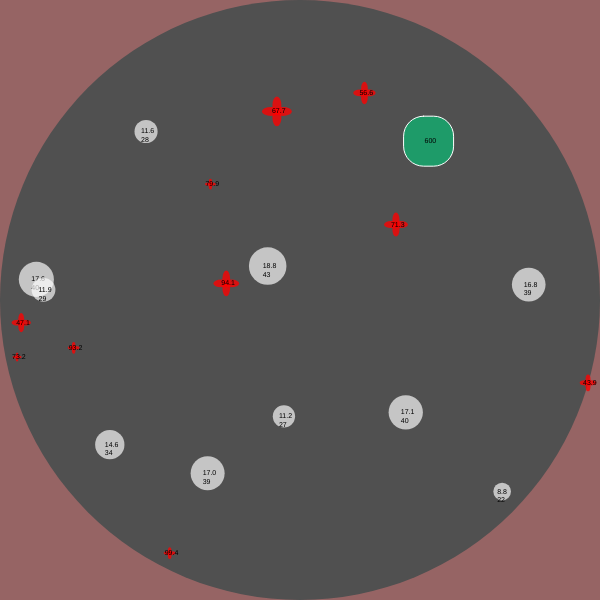
Frame 1 (no input)
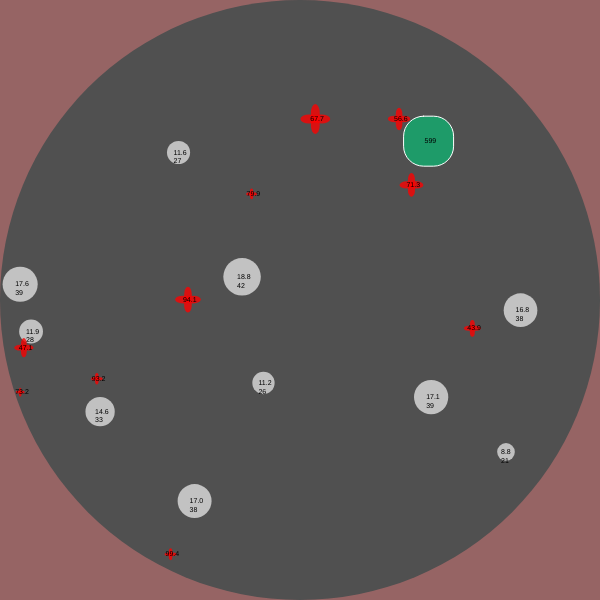
Frame 60 (no input)
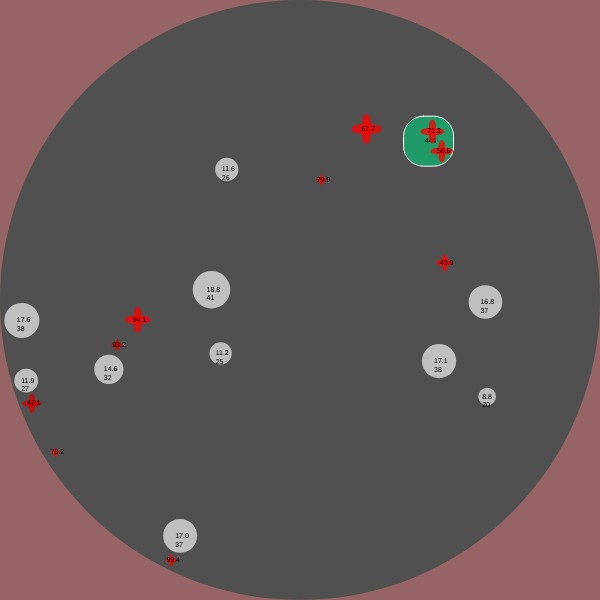
Frame 120 (the mouse pressed at the canvas centre since frame 60)

The p5.js sketch that drew these frames (run headless with seeded random() and noise() and a simulated clock; from frame 60 on, the mouse is pressed at the canvas centre):

// p5.js sketch
// ── sketch.js
var whiteCells = [];
var intruders = [];
var defences = [];
var nextWhiteCellId = 0;
var nextIntruderId = 0;
var nextDefenceId = 0;
var edge;
var center;
var edgeRadius;
var mutation = 0.02;

function setup() {
  var fps = 60;
  frameRate(fps);
  createCanvas(600, 600);

  center = createVector(0, 0);
  edgeRadius = width/2;

  var whiteCellNumber = 10;

  var intruderNumber = 10;

  var defenceNumber = 1;
  
  for (var i = 0; i < defenceNumber; i++) {
    defences.push(new Defence());
  }

  for (var i = 0; i < whiteCellNumber; i++) {
    whiteCells.push(new Wbc(random(8,20)));
  }
  for (var i = 0; i < intruderNumber; i++) {
    intruders.push(new Intruder(random(5,20), random(40,100)));
  }

}

function mousePressed() {
      

}

function draw() {

  translate(width/2, height/2);

  background(150,100,100);


  fill(80, 80, 80);
  noStroke();
  edge = ellipse(0, 0, width, height);
  for (var i = 0; i < defences.length; i++) {
    var d = defences[i];
    if (d.health <= 0) {
      d.death();
      defences.splice(i,1);
      defences.push(new Defence());
    }
    //d.behaviors();
    d.update();
    d.show();
  }


  for (var i = 0; i < whiteCells.length; i++) {
    var w = whiteCells[i];
    if (w.health <= 0) {
      whiteCells.splice(i,1);
    }
    w.behaviors();
    w.update();
    w.show();
  }

  for (var i = 0; i < intruders.length; i++) {
    var intr = intruders[i];
    intr.behaviors();
    if (intr.health <= 0) {
     intruders.splice(i,1); 
    }

    intr.update();
    intr.show();
  }


}

function rndVectorWithinCircle() {
  

  var x = random(-width/2,width/2);

  var y = random(-(sqrt(pow(edgeRadius,2) - pow(x,2))), sqrt(pow(edgeRadius,2) - pow(x,2)));

  return createVector(x, y);
}
// ── defence.js
function Defence() {

this.id = nextDefenceId++;
this.health = 600;
//
//

this.pos = rndVectorWithinCircle();
this.r = 25;


Defence.prototype.show = function() {
	fill(0, 200, 120, 160);
	stroke(255);
	rectMode(CENTER);
	rect(this.pos.x, this.pos.y, this.r*2, this.r*2, 20);
	fill(0,0,0,255);
	noStroke();
	textSize(7);
	text(round(this.health)+"", this.pos.x-4, this.pos.y+2);
}

 Defence.prototype.update = function() {
 	this.checkHealth();
 }

 Defence.prototype.checkHealth = function() {
 	for (var i = 0; i < intruders.length; i++) {
 		var intr = intruders[i];
 		if (this.pos.dist(intr.pos) < this.r + intr.limbWidth) {
 		  this.health = this.health - intr.dpf;
 		}
 	}
 }

 Defence.prototype.death = function() {
 	for (var i = 0; i < intruders.length; i++) {
 		var intr = intruders[i];
 		if (this.pos.dist(intr.pos) <= intr.limbWidth + this.r) {
 			intr.healToFull();
 		}
 	}
 }
  
}
// ── intruder.js
function Intruder(radius, fleeRange) {

  this.limbWidth = radius;
  this.maxHealth = map(this.limbWidth, 5, 20, 160, 400);
  this.health = this.maxHealth;
  this.id = nextIntruderId++;
  this.pos = rndVectorWithinCircle();
  this.target = createVector();
  this.vel = createVector();
  this.acc = createVector();
  this.maxspeed = map(this.limbWidth, 5, 20, 1.3, 0.8);
  this.maxforce = 0.03;
  this.dpf = map(this.limbWidth, 5, 20, 0.5, 2)
  this.fleeRange = fleeRange;
  this.framesAlive = 0;

  Intruder.prototype.update = function() {
    this.pos.add(this.vel);
    this.vel.add(this.acc);
    this.acc.mult(0);
    this.checkCollisions();
    this.checkHealth();
    this.framesAlive++;

    if (this.framesAlive % 300 === 0) {
    	var chance = round(random(1,4));
    	if (chance === 1) {
    		this.reproduce();
    	}
    }
    
  }

  Intruder.prototype.reproduce = function() {
    intruders.push(new Intruder(this.limbWidth, this.fleeRange));
  }


  Intruder.prototype.checkCollisions = function() {

  	if (this.pos.dist(center)  >= width/2 - this.limbWidth) {
  		this.vel.add(p5.Vector.sub(center,this.pos).setMag(0.5));
  	}		

  }
  
  Intruder.prototype.checkHealth = function() {
  	for (var i = 0; i < whiteCells.length; i++) {
  		var whiteCell = whiteCells[i];
  		if (this.pos.dist(whiteCell.pos) < this.limbWidth+ whiteCell.r) {
  			this.health = this.health - whiteCell.dpf;
  		}
  	}

  }

  Intruder.prototype.behaviors = function() {
    this.target = this.updateTarget();
    var seek = this.seek(this.target);
    this.applyForce(seek);
  }

  Intruder.prototype.updateTarget = function() {
  	if (whiteCells.length < 1) { return center;}
    var closestTarget = whiteCells[0].pos;
    var shortestDistance = closestTarget.dist(this.pos);

    for (var i = 1; i < whiteCells.length; i++) {
    	var whiteCellPos = whiteCells[i].pos;
    	if (whiteCellPos.dist(this.pos) < shortestDistance) {
    		closestTarget = whiteCellPos;
    		shortestDistance = whiteCellPos.dist(this.pos);
    	} 
    }
    if (shortestDistance>this.fleeRange && defences.length > 0) { return this.findClosestDefence(); }
    var v  = p5.Vector.sub(this.pos, closestTarget);
    return v.add(this.pos);
  }

  Intruder.prototype.findClosestDefence = function() {

   var closestTarget = defences[0].pos;
   var shortestDistance = closestTarget.dist(this.pos);
    for (var i = 0; i < defences.length; i++) {
    	var defencePos = defences[i].pos;
    	var distance = defencePos.dist(this.pos);
    	if (distance < shortestDistance) {
    		closestTarget = defencePos;
    		shortestDistance = distance;
    	}
    }
    return closestTarget;

  }

  
  Intruder.prototype.applyForce = function(f) {
	this.acc.add(f);
  }

  Intruder.prototype.seek = function(target) {
    var desired = p5.Vector.sub(target, this.pos);
    desired.setMag(this.maxspeed);
    var steer = p5.Vector.sub(desired, this.vel);
    steer.limit(this.maxforce);
    return steer;

}

  Intruder.prototype.show = function() {
  	beginShape();
  	fill(map(this.health, 0, this.maxHealth, 150, 255), 0, 0, 200);
  	noStroke();
  	ellipse(this.pos.x, this.pos.y-this.limbWidth/3, this.limbWidth/2, this.limbWidth);
  	ellipse(this.pos.x, this.pos.y+this.limbWidth/3, this.limbWidth/2, this.limbWidth);
  	ellipse(this.pos.x-this.limbWidth/3, this.pos.y, this.limbWidth, this.limbWidth/2);
  	ellipse(this.pos.x+this.limbWidth/3, this.pos.y, this.limbWidth, this.limbWidth/2);
  	fill(0,0,0,255);
  	text(parseFloat(Math.round(this.fleeRange * 100) / 100).toFixed(1), this.pos.x-5, this.pos.y+2);
  	endShape();
  }

  Intruder.prototype.healToFull = function() {
  	this.health = this.maxHealth;
  }

}
// ── wbc.js
function Wbc(radius) {

this.r = radius;
this.maxHealth = ceil(map(this.r, 8, 20, 20, 45));
this.health = this.maxHealth;
this.id = nextWhiteCellId++;
this.pos = rndVectorWithinCircle();
this.target = createVector();
this.vel = createVector();
this.acc = createVector();
this.maxspeed = map(this.r, 8, 20, 1.01, 0.5);
this.dpf = map(this.r, 8, 20, 1, 2);
this.maxforce = 0.03;
this.framesAlive = 0;


Wbc.prototype.update = function() {
  this.pos.add(this.vel);
  this.vel.add(this.acc);
  this.acc.mult(0);
  this.checkCollisions();
  this.framesAlive++;
  if (this.framesAlive % 60 === 0) {
  	this.health--;
  }

  if (this.framesAlive % 300 === 0) {
    var chance = round(random(1,6));
    if (chance === 1) {
      this.reproduce();
    }
  }

}

Wbc.prototype.reproduce = function() {
  whiteCells.push(new Wbc(this.r));
}

Wbc.prototype.checkCollisions = function() {

  if (this.pos.dist(center)  >= width/2 - this.r) {
  		this.vel.add(p5.Vector.sub(center,this.pos).setMag(0.5));
  	}	


  for (var i = 0; i < whiteCells.length; i++) {
	var whiteCell = whiteCells[i];
	if (whiteCell.id === this.id) { continue; }
	if (this.pos.dist(whiteCell.pos) <= this.r+whiteCell.r) {
		this.vel.add(p5.Vector.sub(this.pos, whiteCell.pos).setMag(0.05));
	}

   }

}

Wbc.prototype.behaviors = function() {
  this.target = this.updateTarget();
  var seek = this.seek(this.target);
  this.applyForce(seek);
}

Wbc.prototype.updateTarget = function() {
  if (intruders.length < 1) { return center;}
  var closestTarget = intruders[0].pos;
  var shortestDistance = closestTarget.dist(this.pos);

  for (var i = 1; i < intruders.length; i++) {
  	var intruderPos = intruders[i].pos;
  	if (intruderPos.dist(this.pos) < shortestDistance) {
  		closestTarget = intruderPos;
  		shortestDistance = intruderPos.dist(this.pos);
  	}
    
  }
  
  return closestTarget;
  
}
  

Wbc.prototype.applyForce = function(f) {
	this.acc.add(f);
}

Wbc.prototype.seek = function(target) {
  var desired = p5.Vector.sub(target, this.pos);
  desired.setMag(this.maxspeed);
  var steer = p5.Vector.sub(desired, this.vel);
  steer.limit(this.maxforce);
  return steer;

}

Wbc.prototype.show = function() {
	var color = map(this.health, 0, this.maxHealth, 100, 255);
	fill(color, 170);
	noStroke();
	ellipse(this.pos.x, this.pos.y, this.r*2);
	fill(0,0,0,255);
	textSize(7);
	text(parseFloat(Math.round(this.r * 100) / 100).toFixed(1) +"\n" + this.health, this.pos.x-5, this.pos.y+2);

}

}
